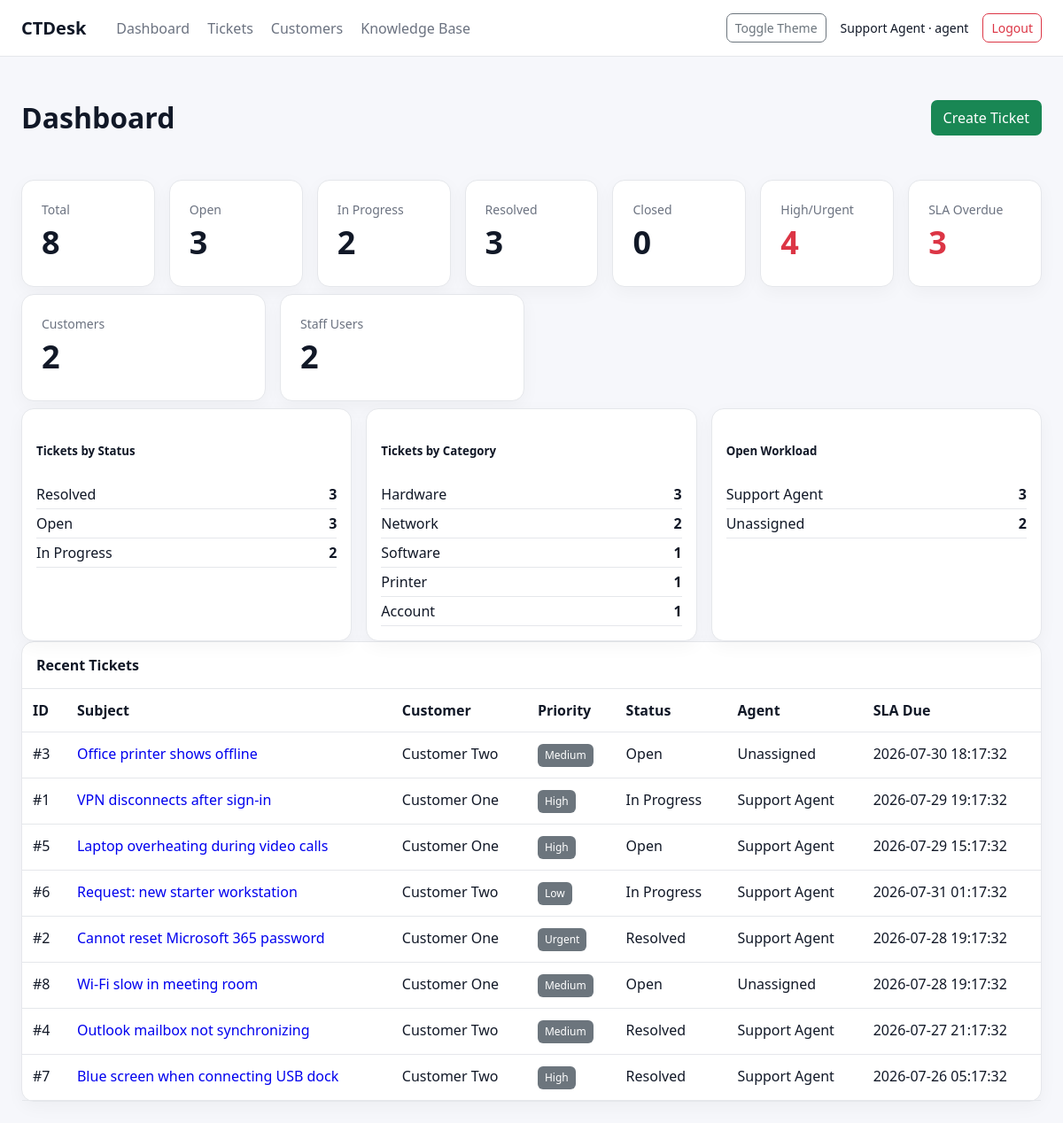
/dashboard (signed in), run on the app's committed database.
### tables this page shows
CREATE TABLE users (
        id INTEGER PRIMARY KEY AUTOINCREMENT,
        name TEXT NOT NULL,
        email TEXT NOT NULL UNIQUE,
        password_hash TEXT NOT NULL,
        role TEXT NOT NULL CHECK(role IN ('admin', 'agent', 'customer')),
        created_at TEXT NOT NULL
    );

CREATE TABLE tickets (
        id INTEGER PRIMARY KEY AUTOINCREMENT,
        subject TEXT NOT NULL,
        description TEXT NOT NULL,
        category TEXT NOT NULL,
        priority TEXT NOT NULL CHECK(priority IN ('Unclassified', 'Low', 'Medium', 'High', 'Urgent')),
        status TEXT NOT NULL CHECK(status IN ('Open', 'In Progress', 'Resolved', 'Closed')),
        customer_id INTEGER NOT NULL,
        assigned_to INTEGER,
        created_by INTEGER NOT NULL,
        created_at TEXT NOT NULL,
        updated_at TEXT NOT NULL,
        sla_due_at TEXT,
        resolved_at TEXT,
        device_name TEXT,
        asset_tag TEXT,
        operating_system TEXT,
        location TEXT,
        support_channel TEXT,
        troubleshooting TEXT,
        root_cause TEXT,
        resolution TEXT,
        resolution_code TEXT,
        escalation_reason TEXT,
        FOREIGN KEY(customer_id) REFERENCES customers(id),
        FOREIGN KEY(assigned_to) REFERENCES users(id),
        FOREIGN KEY(created_by) REFERENCES users(id)
    );

CREATE TABLE customers (
        id INTEGER PRIMARY KEY AUTOINCREMENT,
        user_id INTEGER NOT NULL UNIQUE,
        name TEXT NOT NULL,
        email TEXT NOT NULL UNIQUE,
        phone TEXT,
        company TEXT,
        created_at TEXT NOT NULL,
        FOREIGN KEY(user_id) REFERENCES users(id)
    );

### routes/dashboard.py (the view)
@app.route("/dashboard")
@login_required
def dashboard():
    conn = db()
    customer_id = get_customer_id_for_user(conn)
    where_sql = "WHERE customer_id = ?" if session.get("role") == "customer" else ""
    params = [customer_id] if session.get("role") == "customer" else []
    stats = {
        "total": conn.execute(f"SELECT COUNT(*) FROM tickets {where_sql}", params).fetchone()[0],
        "open": conn.execute(f"SELECT COUNT(*) FROM tickets {where_sql} {'AND' if where_sql else 'WHERE'} status='Open'", params).fetchone()[0],
        "progress": conn.execute(f"SELECT COUNT(*) FROM tickets {where_sql} {'AND' if where_sql else 'WHERE'} status='In Progress'", params).fetchone()[0],
        "resolved": conn.execute(f"SELECT COUNT(*) FROM tickets {where_sql} {'AND' if where_sql else 'WHERE'} status='Resolved'", params).fetchone()[0],
        "closed": conn.execute(f"SELECT COUNT(*) FROM tickets {where_sql} {'AND' if where_sql else 'WHERE'} status='Closed'", params).fetchone()[0],
        "high_priority": conn.execute(f"SELECT COUNT(*) FROM tickets {where_sql} {'AND' if where_sql else 'WHERE'} priority IN ('High', 'Urgent')", params).fetchone()[0],
        "overdue": conn.execute(f"SELECT COUNT(*) FROM tickets {where_sql} {'AND' if where_sql else 'WHERE'} status NOT IN ('Resolved', 'Closed') AND sla_due_at < ?", params + [now()]).fetchone()[0],
        "customers": conn.execute("SELECT COUNT(*) FROM customers").fetchone()[0] if session.get("role") != "customer" else 1,
        "agents": conn.execute("SELECT COUNT(*) FROM users WHERE role IN ('admin', 'agent')").fetchone()[0] if session.get("role") != "customer" else 0,
    }
    recent_tickets = conn.execute(f"""
        SELECT t.*, c.name AS customer_name, u.name AS agent_name
        FROM tickets t
        JOIN customers c ON c.id = t.customer_id
        LEFT JOIN users u ON u.id = t.assigned_to
        {where_sql}
        ORDER BY t.created_at DESC
        LIMIT 8
    """, params).fetchall()
    priority_rows = conn.execute(f"""
        SELECT priority, COUNT(*) AS count
        FROM tickets
        {where_sql}
        GROUP BY priority
        ORDER BY count DESC
    """, params).fetchall()
    status_rows = conn.execute(f"""
        SELECT status, COUNT(*) AS count
        FROM tickets
        {where_sql}
        GROUP BY status
        ORDER BY count DESC
    """, params).fetchall()
    category_rows = conn.execute(f"""
        SELECT category, COUNT(*) AS count
        FROM tickets
        {where_sql}
        GROUP BY category
        ORDER BY count DESC
        LIMIT 6
    """, params).fetchall()
    agent_rows = []
    if session.get("role") != "customer":
        agent_rows = conn.execute("""
            SELECT COALESCE(u.name, 'Unassigned') AS agent_name, COUNT(t.id) AS count
            FROM tickets t
            LEFT JOIN users u ON u.id = t.assigned_to
            WHERE t.status NOT IN ('Resolved', 'Closed')
            GROUP BY COALESCE(u.name, 'Unassigned')
            ORDER BY count DESC
        """).fetchall()
    conn.close()
    return render_template(
        "dashboard.html",
        stats=stats,
        recent_tickets=recent_tickets,
        priority_rows=priority_rows,
        status_rows=status_rows,
        category_rows=category_rows,
        agent_rows=agent_rows
    )

### app.py (called while the page is built)
@app.context_processor
def inject_user():
    return {"current_user": session}

### app_core.py (called while the page is built)
@app.before_request
def csrf_protection():
    if "_csrf_token" not in session:
        session["_csrf_token"] = secrets.token_urlsafe(24)
    if request.method == "POST" and request.form.get("_csrf_token") != session["_csrf_token"]:
        abort(400, description="Invalid or missing form security token.")

@app.context_processor
def inject_csrf_token():
    return {"csrf_token": session.get("_csrf_token", "")}

### helpers.py (called while the page is built)
def db():
    conn = sqlite3.connect(DB_NAME)
    conn.row_factory = sqlite3.Row
    return conn

def now():
    return datetime.now().strftime("%Y-%m-%d %H:%M:%S")

def login_required(fn):
    @wraps(fn)
    def wrapper(*args, **kwargs):
        if "user_id" not in session:
            return redirect(url_for("login"))
        return fn(*args, **kwargs)
    return wrapper

def get_customer_id_for_user(conn):
    if session.get("role") != "customer":
        return None
    customer = conn.execute("SELECT id FROM customers WHERE user_id = ?", (session["user_id"],)).fetchone()
    return customer["id"] if customer else None

### templates/dashboard.html
{% extends "base.html" %}
{% block content %}
<div class="d-flex justify-content-between align-items-center mb-4">
    <h1>Dashboard</h1>
    <a class="btn btn-success" href="{{ url_for('create_ticket') }}">Create Ticket</a>
</div>
<div class="row g-3 mb-4">
    <div class="col"><div class="stat-card"><span>Total</span><strong>{{ stats.total }}</strong></div></div>
    <div class="col"><div class="stat-card"><span>Open</span><strong>{{ stats.open }}</strong></div></div>
    <div class="col"><div class="stat-card"><span>In Progress</span><strong>{{ stats.progress }}</strong></div></div>
    <div class="col"><div class="stat-card"><span>Resolved</span><strong>{{ stats.resolved }}</strong></div></div>
    <div class="col"><div class="stat-card"><span>Closed</span><strong>{{ stats.closed }}</strong></div></div>
    <div class="col"><div class="stat-card danger"><span>High/Urgent</span><strong>{{ stats.high_priority }}</strong></div></div>
    <div class="col"><div class="stat-card danger"><span>SLA Overdue</span><strong>{{ stats.overdue }}</strong></div></div>
</div>
{% if current_user.get('role') != 'customer' %}
<div class="row g-3 mb-4">
    <div class="col-md-3"><div class="stat-card"><span>Customers</span><strong>{{ stats.customers }}</strong></div></div>
    <div class="col-md-3"><div class="stat-card"><span>Staff Users</span><strong>{{ stats.agents }}</strong></div></div>
</div>
{% endif %}
<div class="row g-3 mb-4">
    <div class="col-md-4">
        <div class="card p-3 h-100">
            <h5>Tickets by Status</h5>
            {% for r in status_rows %}
            <div class="d-flex justify-content-between border-bottom py-1"><span>{{ r.status }}</span><strong>{{ r.count }}</strong></div>
            {% else %}<p class="text-muted mb-0">No data yet.</p>{% endfor %}
        </div>
    </div>
    <div class="col-md-4">
        <div class="card p-3 h-100">
            <h5>Tickets by Category</h5>
            {% for r in category_rows %}
            <div class="d-flex justify-content-between border-bottom py-1"><span>{{ r.category }}</span><strong>{{ r.count }}</strong></div>
            {% else %}<p class="text-muted mb-0">No data yet.</p>{% endfor %}
        </div>
    </div>
    <div class="col-md-4">
        <div class="card p-3 h-100">
            <h5>{% if current_user.get('role') == 'customer' %}Tickets by Priority{% else %}Open Workload{% endif %}</h5>
            {% if current_user.get('role') == 'customer' %}
                {% for r in priority_rows %}
                <div class="d-flex justify-content-between border-bottom py-1"><span>{{ r.priority }}</span><strong>{{ r.count }}</strong></div>
                {% else %}<p class="text-muted mb-0">No data yet.</p>{% endfor %}
            {% else %}
                {% for r in agent_rows %}
                <div class="d-flex justify-content-between border-bottom py-1"><span>{{ r.agent_name }}</span><strong>{{ r.count }}</strong></div>
                {% else %}<p class="text-muted mb-0">No open workload yet.</p>{% endfor %}
            {% endif %}
        </div>
    </div>
</div>
<div class="card">
    <div class="card-header fw-bold">Recent Tickets</div>
    <div class="table-responsive">
        <table class="table table-hover mb-0">
            <tr>
                <th>ID</th><th>Subject</th><th>Customer</th><th>Priority</th><th>Status</th><th>Agent</th><th>SLA Due</th>
            </tr>
            {% for t in recent_tickets %}
            <tr>
                <td>#{{ t.id }}</td>
                <td><a href="{{ url_for('ticket_detail', ticket_id=t.id) }}">{{ t.subject }}</a></td>
                <td>{{ t.customer_name }}</td>
                <td><span class="badge text-bg-secondary">{{ t.priority }}</span></td>
                <td>{{ t.status }}</td>
                <td>{{ t.agent_name or "Unassigned" }}</td>
                <td>{{ t.sla_due_at or "Not started" }}</td>
            </tr>
            {% else %}
            <tr><td colspan="7" class="text-muted text-center p-4">No tickets yet.</td></tr>
            {% endfor %}
        </table>
    </div>
</div>
{% endblock %}

### templates/base.html (shortened to what this page needs)
<!doctype html>
<html lang="en" data-theme="light">
<head>
    <link href="{{ url_for('static', filename='style.css') }}" rel="stylesheet">
</head>
<body>
<nav class="navbar navbar-expand-lg border-bottom">
    <div class="container-fluid">
        <a class="navbar-brand fw-bold" href="{{ url_for('dashboard') }}">CTDesk</a>
        {% if current_user.get('user_id') %}
        <div class="navbar-nav">
            <a class="nav-link" href="{{ url_for('dashboard') }}">Dashboard</a>
            <a class="nav-link" href="{{ url_for('tickets') }}">Tickets</a>
            {% if current_user.get('role') in ['admin', 'agent'] %}
            <a class="nav-link" href="{{ url_for('customers') }}">Customers</a>
            <a class="nav-link" href="{{ url_for('knowledge_base') }}">Knowledge Base</a>
            {% endif %}
        </div>
        <div class="ms-auto d-flex align-items-center gap-3">
            <button class="btn btn-sm btn-outline-secondary" onclick="toggleTheme()">Toggle Theme</button>
            <span class="small">{{ current_user.get('name') }} · {{ current_user.get('role') }}</span>
            <a class="btn btn-sm btn-outline-danger" href="{{ url_for('logout') }}">Logout</a>
        </div>
        {% endif %}
    </div>
</nav>
<main class="container-fluid p-4">
    {% block content %}{% endblock %}
</main>
</body>
</html>

### static/style.css (style rules this page uses)
:root { --bg: #f6f7fb; --card: #ffffff; --text: #111827; --muted: #6b7280; --border: #e5e7eb; }
* { box-sizing: border-box; }
body { margin: 0; font-family: system-ui, -apple-system, "Segoe UI", sans-serif; line-height: 1.5; }
.container-fluid { width: 100%; padding-left: 24px; padding-right: 24px; }
.navbar, .navbar .container-fluid, .navbar-nav, .d-flex { display: flex; }
.navbar { min-height: 64px; align-items: center; }
.navbar .container-fluid, .align-items-center { align-items: center; }
.navbar-brand { color: var(--text); font-size: 20px; margin-right: 24px; }
.nav-link { color: var(--muted); padding: 8px 10px; }
.ms-auto { margin-left: auto; }
.mb-0 { margin-bottom: 0; }
.mb-4 { margin-bottom: 24px; }
.p-3 { padding: 16px; }
.p-4 { padding: 24px; }
.py-1 { padding-top: 4px; padding-bottom: 4px; }
.gap-3 { gap: 16px; }
.h-100 { height: 100%; }
.fw-bold { font-weight: 700; }
.small { font-size: 14px; }
.justify-content-between { justify-content: space-between; }
.row { display: flex; flex-wrap: wrap; margin: -8px; }
.row > * { padding: 8px; }
.col { flex: 1 1 0; }
.col-md-3 { width: 25%; }
.col-md-4 { width: 33.333%; }
.btn { display: inline-block; padding: 7px 13px; border: 1px solid transparent; border-radius: 7px; background: transparent; color: var(--text); cursor: pointer; font: inherit; }
.btn-sm { padding: 5px 9px; font-size: 14px; }
.btn-primary, .btn-success, .btn-dark { color: #fff; }
.btn-success { background: #198754; }
.btn-outline-secondary { border-color: #6c757d; color: #6c757d; }
.btn-outline-danger { border-color: #dc3545; color: #dc3545; }
.table-responsive { overflow-x: auto; }
.table { width: 100%; border-collapse: collapse; }
.table th, .table td { padding: 12px; text-align: left; border-bottom: 1px solid var(--border); vertical-align: top; }
.card-header { padding: 14px 16px; border-bottom: 1px solid var(--border); }
.badge { display: inline-block; padding: 4px 8px; border-radius: 6px; font-size: 12px; }
.text-bg-secondary { background: #6c757d; color: white; }
.border, .border-bottom, .border-top { border-color: var(--border) !important; }
.border-bottom { border-bottom: 1px solid var(--border); }
body { background: var(--bg); color: var(--text); }
.navbar, .card, .login-card, .stat-card { background: var(--card); border-color: var(--border) !important; }
.card, .login-card, .stat-card { border: 1px solid var(--border); border-radius: 14px; box-shadow: 0 6px 20px rgba(0,0,0,0.04); }
.stat-card { padding: 22px; }
.stat-card span { display: block; color: var(--muted); font-size: 14px; }
.stat-card strong { font-size: 36px; }
.stat-card.danger strong { color: #dc3545; }
.table { color: var(--text); }
a { text-decoration: none; }

### data on the page
users: get "Support Agent", get "agent"
tickets: id "3", subject "Office printer shows offline", customer_name "Customer Two", priority "Medium", status "Open", agent_name "Unassigned", sla_due_at "2026-07-30 18:17:32"
tickets: id "1", subject "VPN disconnects after sign-in", customer_name "Customer One", priority "High", status "In Progress", name "Support Agent", sla_due_at "2026-07-29 19:17:32"
tickets: id "5", subject "Laptop overheating during video calls", customer_name "Customer One", priority "High", status "Open", name "Support Agent", sla_due_at "2026-07-29 15:17:32"
tickets: id "6", subject "Request: new starter workstation", customer_name "Customer Two", priority "Low", status "In Progress", name "Support Agent", sla_due_at "2026-07-31 01:17:32"
tickets: id "2", subject "Cannot reset Microsoft 365 password", customer_name "Customer One", priority "Urgent", status "Resolved", name "Support Agent", sla_due_at "2026-07-28 19:17:32"
tickets: id "8", subject "Wi-Fi slow in meeting room", customer_name "Customer One", priority "Medium", status "Open", agent_name "Unassigned", sla_due_at "2026-07-28 19:17:32"
tickets: id "4", subject "Outlook mailbox not synchronizing", customer_name "Customer Two", priority "Medium", status "Resolved", name "Support Agent", sla_due_at "2026-07-27 21:17:32"
tickets: id "7", subject "Blue screen when connecting USB dock", customer_name "Customer Two", priority "High", status "Resolved", name "Support Agent", sla_due_at "2026-07-26 05:17:32"

### other printed values
{{ stats.total }} "8"
{{ stats.open }} "3"
{{ stats.progress }} "2"
{{ stats.resolved }} "3"
{{ stats.closed }} "0"
{{ stats.high_priority }} "4"
{{ stats.overdue }} "3"
{{ stats.customers }} "2"
{{ stats.agents }} "2"
{{ r.status }} "Resolved" "Open" "In Progress"
{{ r.count }} "3" "3" "2"
{{ r.category }} "Hardware" "Network" "Software" "Printer" "Account"
{{ r.count }} "3" "2" "1" "1" "1"
{{ r.agent_name }} "Support Agent" "Unassigned"
{{ r.count }} "3" "2"
